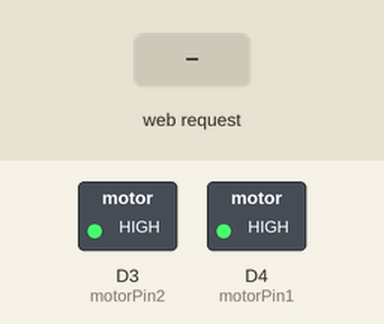
The sketch below on a simulated ESP8266 (NodeMCU). On the bench: switched loads named in the sketch (green lamp = pin HIGH). Inputs (shaded band) come from the test bench. WiFi joins after 1.5 s; servers stay silent unless stated; what the sketch prints to the serial monitor is not drawn.

Above: at 3.2 s.
3.3 s: HTTP request GET /start received
At 4.5 s:
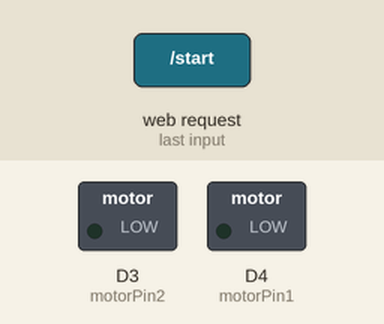
4.8 s: HTTP request GET /stop received
At 5.8 s:
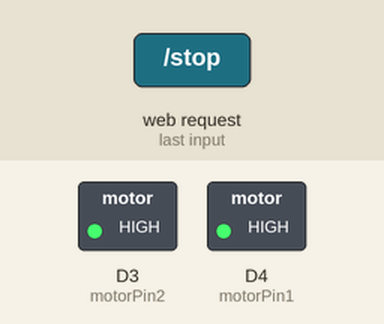
Timing chart, 0 to 7.8 s (numbered marks = the images above; inputs shaded):
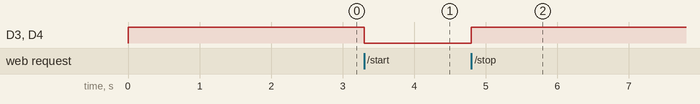

Measured:
- after the input at 3.3 s, D3 (motorPin2), D4 (motorPin1): HIGH → LOW at once
- after the input at 4.8 s, D3 (motorPin2), D4 (motorPin1): LOW → HIGH at once

The sketch:

push_button.ino
```cpp
#include <ESP8266WiFi.h>
#include <ESP8266WebServer.h>

// Настройки Wi-Fi
const char *ssid = "FollowMe";
const char *password = "12345678";

// Номер пина, к которому подключен светодиод
const int motorPin1 = D4;  // Пин для подключения к первому терминалу мотора
const int motorPin2 = D3;  // Пин для подключения ко второму терминалу мотора

ESP8266WebServer server(80);

void setup() {
  pinMode(motorPin1, OUTPUT);
  pinMode(motorPin2, OUTPUT);

  digitalWrite(motorPin1, HIGH);
  digitalWrite(motorPin2, HIGH);

  WiFi.begin(ssid, password);
  while (WiFi.status() != WL_CONNECTED) {
    delay(1000);
    Serial.println("Подключение к Wi-Fi...");
  }
  Serial.println("Подключено к Wi-Fi");

  Serial.println(WiFi.localIP());

  server.on("/", HTTP_GET, handleRoot);
  server.on("/start", HTTP_GET, handleStart);
  server.on("/stop", HTTP_GET, handleStop);

  server.onNotFound([](){
    server.send(404, "text/plain", "Not Found");
  });

  server.begin();
}

void loop() {
  server.handleClient();
}

void handleRoot() {
  String html = "<html><body>";
  html += "<h1>LED</h1>";
  html += "<button onmousedown=\"startMotor()\" onmouseup=\"stopMotor()\">Start</button><br>";
  html += "<script>var motorRunning = false;";
  html += "function startMotor() {";
  html += "if (!motorRunning) {";
  html += "  motorRunning = true;";
  html += "  sendCommand('/start');";
  html += "}}";
  html += "function stopMotor() {";
  html += "  motorRunning = false;";
  html += "  sendCommand('/stop');";
  html += "}";
  html += "function sendCommand(command) {";
  html += "var xhr = new XMLHttpRequest();";
  html += "xhr.open('GET', command, true);";
  html += "xhr.send();}</script>";
  html += "</body></html>";

  server.send(200, "text/html", html);
}

void handleStart() {
  digitalWrite(motorPin1, LOW);
  digitalWrite(motorPin2, LOW);
  server.send(200, "text/plain", "OK");
}

void handleStop() {
  digitalWrite(motorPin1, HIGH);
  digitalWrite(motorPin2, HIGH);
  server.send(200, "text/plain", "OK");
}
```
